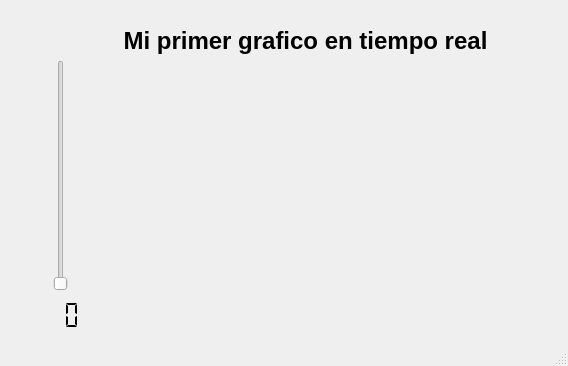
<?xml version="1.0" encoding="UTF-8"?>
<ui version="4.0">
 <class>MainWindow</class>
 <widget class="QMainWindow" name="MainWindow">
  <property name="geometry">
   <rect>
    <x>0</x>
    <y>0</y>
    <width>568</width>
    <height>366</height>
   </rect>
  </property>
  <property name="windowTitle">
   <string>MainWindow</string>
  </property>
  <widget class="QWidget" name="centralwidget">
   <widget class="QCustomPlot" name="widget" native="true">
    <property name="geometry">
     <rect>
      <x>110</x>
      <y>70</y>
      <width>401</width>
      <height>261</height>
     </rect>
    </property>
   </widget>
   <widget class="QSlider" name="verticalSlider">
    <property name="geometry">
     <rect>
      <x>50</x>
      <y>60</y>
      <width>22</width>
      <height>231</height>
     </rect>
    </property>
    <property name="orientation">
     <enum>Qt::Orientation::Vertical</enum>
    </property>
   </widget>
   <widget class="QLabel" name="label">
    <property name="geometry">
     <rect>
      <x>120</x>
      <y>10</y>
      <width>371</width>
      <height>61</height>
     </rect>
    </property>
    <property name="font">
     <font>
      <pointsize>18</pointsize>
      <bold>true</bold>
     </font>
    </property>
    <property name="layoutDirection">
     <enum>Qt::LayoutDirection::LeftToRight</enum>
    </property>
    <property name="text">
     <string>Mi primer grafico en tiempo real</string>
    </property>
    <property name="alignment">
     <set>Qt::AlignmentFlag::AlignCenter</set>
    </property>
   </widget>
   <widget class="QLCDNumber" name="lcdNumber">
    <property name="geometry">
     <rect>
      <x>30</x>
      <y>300</y>
      <width>71</width>
      <height>31</height>
     </rect>
    </property>
    <property name="focusPolicy">
     <enum>Qt::FocusPolicy::NoFocus</enum>
    </property>
    <property name="contextMenuPolicy">
     <enum>Qt::ContextMenuPolicy::NoContextMenu</enum>
    </property>
    <property name="layoutDirection">
     <enum>Qt::LayoutDirection::LeftToRight</enum>
    </property>
    <property name="frameShape">
     <enum>QFrame::Shape::NoFrame</enum>
    </property>
    <property name="frameShadow">
     <enum>QFrame::Shadow::Sunken</enum>
    </property>
    <property name="smallDecimalPoint">
     <bool>true</bool>
    </property>
    <property name="digitCount">
     <number>2</number>
    </property>
    <property name="segmentStyle">
     <enum>QLCDNumber::SegmentStyle::Flat</enum>
    </property>
   </widget>
  </widget>
  <widget class="QStatusBar" name="statusbar"/>
 </widget>
 <customwidgets>
  <customwidget>
   <class>QCustomPlot</class>
   <extends>QWidget</extends>
   <header location="global">../../Recursos/qcustom/qcustomplot.h</header>
   <container>1</container>
  </customwidget>
 </customwidgets>
 <resources/>
 <connections/>
</ui>
